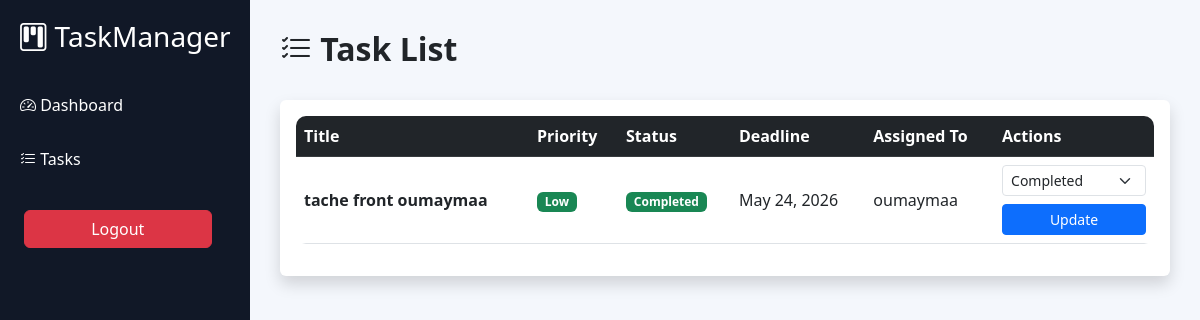
The app's page /tasks/ (signed in) with its own data.
### tasks/models.py (models this page shows, shortened)
class Task(models.Model):
    PRIORITY_CHOICES = [
        ('Low', 'Low'),
        ('Medium', 'Medium'),
        ('High', 'High'),
    ]
    STATUS_CHOICES = [
        ('Pending', 'Pending'),
        ('In Progress', 'In Progress'),
        ('Completed', 'Completed'),
    ]
    title = models.CharField(max_length=200)
    description = models.TextField()
    priority = models.CharField(
        max_length=20,
        choices=PRIORITY_CHOICES,
        default='Medium'
    )
    status = models.CharField(
        max_length=20,
        choices=STATUS_CHOICES,
        default='Pending'
    )
    due_date = models.DateField()
    created_at = models.DateTimeField(auto_now_add=True)
    assigned_to = models.ForeignKey(
        User,
        on_delete=models.CASCADE
    )

### tasks/views.py (the view)
# urls.py: path('tasks/', views.task_list, name='task_list'),
@login_required
def task_list(request):
    if request.user.is_staff:
        tasks = Task.objects.all().order_by('-created_at')
    else:
        tasks = Task.objects.filter(assigned_to=request.user).order_by('-created_at')
    return render(request, 'tasks/task_list.html', {'tasks': tasks})

### templates/tasks/task_list.html (shortened to what this page needs)
{% extends 'tasks/base.html' %}
{% block content %}
<div class="d-flex justify-content-between align-items-center mb-4">
    <h2 class="fw-bold">
        <i class="bi bi-list-check"></i>
        Task List
    </h2>
</div>
<div class="card shadow border-0">
    <div class="card-body">
        <table class="table table-hover align-middle">
            <thead class="table-dark">
                <tr>
                    <th>Title</th>
                    <th>Priority</th>
                    <th>Status</th>
                    <th>Deadline</th>
                    <th>Assigned To</th>
                    <th>Actions</th>
                </tr>
            </thead>
            <tbody>
                {% for task in tasks %}
                <tr>
                    <td>
                        <strong>{{ task.title }}</strong>
                    </td>
                    <td>
                        {% if task.priority == 'High' %}
                        <span class="badge bg-danger">
                            High
                        </span>
                        {% elif task.priority == 'Medium' %}
                        <span class="badge bg-warning text-dark">
                            Medium
                        </span>
                        {% else %}
                        <span class="badge bg-success">
                            Low
                        </span>
                        {% endif %}
                    </td>
                    <td>
                        {% if task.status == 'Completed' %}
                        <span class="badge bg-success">
                            Completed
                        </span>
                        {% elif task.status == 'In Progress' %}
                        <span class="badge bg-primary">
                            In Progress
                        </span>
                        {% else %}
                        <span class="badge bg-secondary">
                            Pending
                        </span>
                        {% endif %}
                    </td>
                    <td>
                        {{ task.due_date }}
                    </td>
                    <td>
                        {{ task.assigned_to.username }}
                    </td>
                    <td>
                        {% if user.is_staff %}
                        <a href="{% url 'task_update' task.id %}"
                        class="btn btn-warning btn-sm">
                            <i class="bi bi-pencil-square"></i>
                        </a>
                        <a href="{% url 'task_delete' task.id %}"
                        class="btn btn-danger btn-sm">
                            <i class="bi bi-trash"></i>
                        </a>
                        {% else %}
                        <form method="post"
                        action="{% url 'update_status' task.id %}">
                            <select name="status"
                            class="form-select form-select-sm mb-2">
                                <option value="Completed"
                                {% if task.status == 'Completed' %}selected{% endif %}>
                                Completed
                                </option>
                            </select>
                            <button type="submit"
                            class="btn btn-primary btn-sm w-100">
                                Update
                            </button>
                        </form>
                        {% endif %}
                    </td>
                </tr>
                {% empty %}
                <tr>
                    <td colspan="6" class="text-center">
                        No tasks found.
                    </td>
                </tr>
                {% endfor %}
            </tbody>
        </table>
    </div>
</div>
{% endblock %}

### templates/tasks/base.html (style rules this page uses)
body { background:#f4f7fc; }
table { background:white; border-radius:10px; overflow:hidden; }

### records on screen
Task: title "tache front oumaymaa", priority "Low", shows "Completed", due_date "May 24, 2026", assigned_to.username "oumaymaa", status "Completed"
